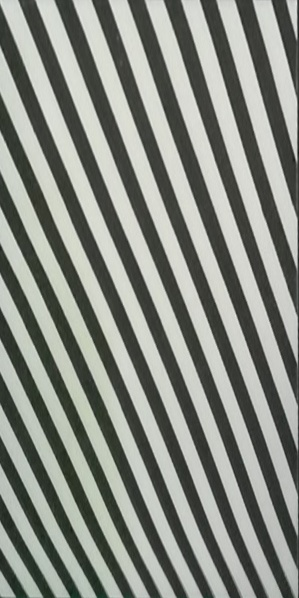
#> input picture Feature_Detection/pers_17.jpg, 299 x 598 px
$ python ORB.py
#> lines starting #> are read from the running program, lines starting #| are printed output that depends on the picture
import cv2
import numpy as np

img1 = cv2.imread("pers_17.jpg", cv2.IMREAD_GRAYSCALE)
#> img1: shape (598, 299); min 23, max 231, mean 136.3
img2 = cv2.imread("persImg_new.jpg", cv2.IMREAD_GRAYSCALE)
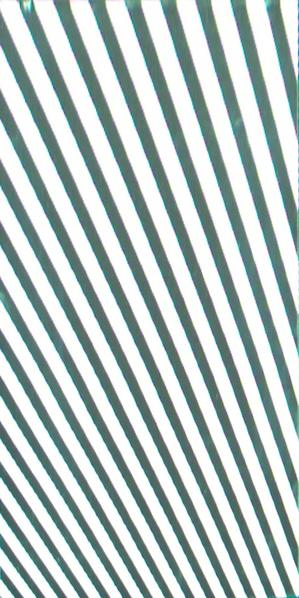
#> input picture Feature_Detection/persImg_new.jpg, 299 x 598 px
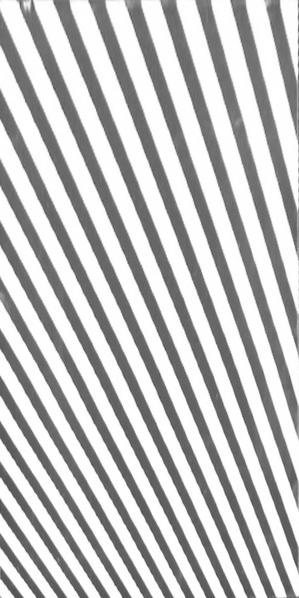
#> img2: shape (598, 299); min 59, max 255, mean 190.7

# ORB Detector
orb = cv2.ORB_create()
kp1, des1 = orb.detectAndCompute(img1, None)
#> kp1 = 5 keypoints; (x, y, size): (71, 529, 37.2), (245, 339, 31), (244, 336, 31), (215, 160, 37.2), (235, 315, 31)
kp2, des2 = orb.detectAndCompute(img2, None)
#> kp2 = 127 keypoints; strongest (x, y, size): (58, 559, 31), (233, 133, 31), (101, 32, 31), (233, 132, 37.2)

# Brute Force Matching
bf = cv2.BFMatcher(cv2.NORM_HAMMING, crossCheck=True)
matches = bf.match(des1, des2)
#> matches = 2 matches
matches = sorted(matches, key = lambda x:x.distance)

matching_result = cv2.drawMatches(img1, kp1, img2, kp2, matches[:50], None, flags=2)
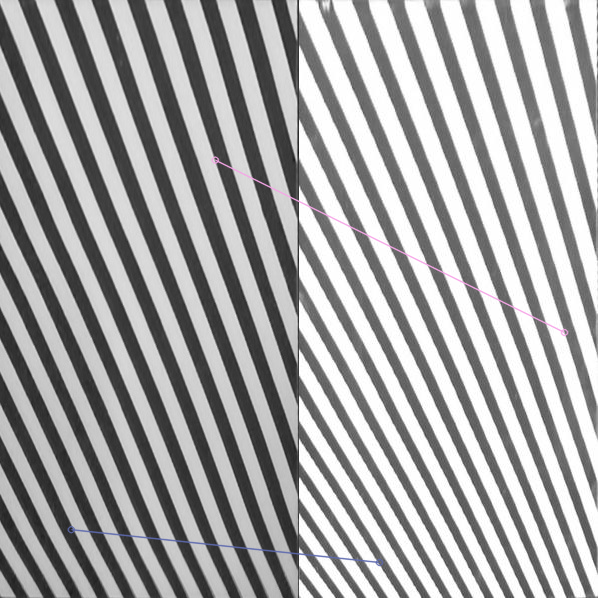
#> matching_result: shape (598, 598, 3); mean of channels 0, 1, 2 163.6, 163.4, 163.5; drawn as B, G, R

cv2.imshow("Matching result", matching_result)
cv2.waitKey(0)
cv2.destroyAllWindows()
